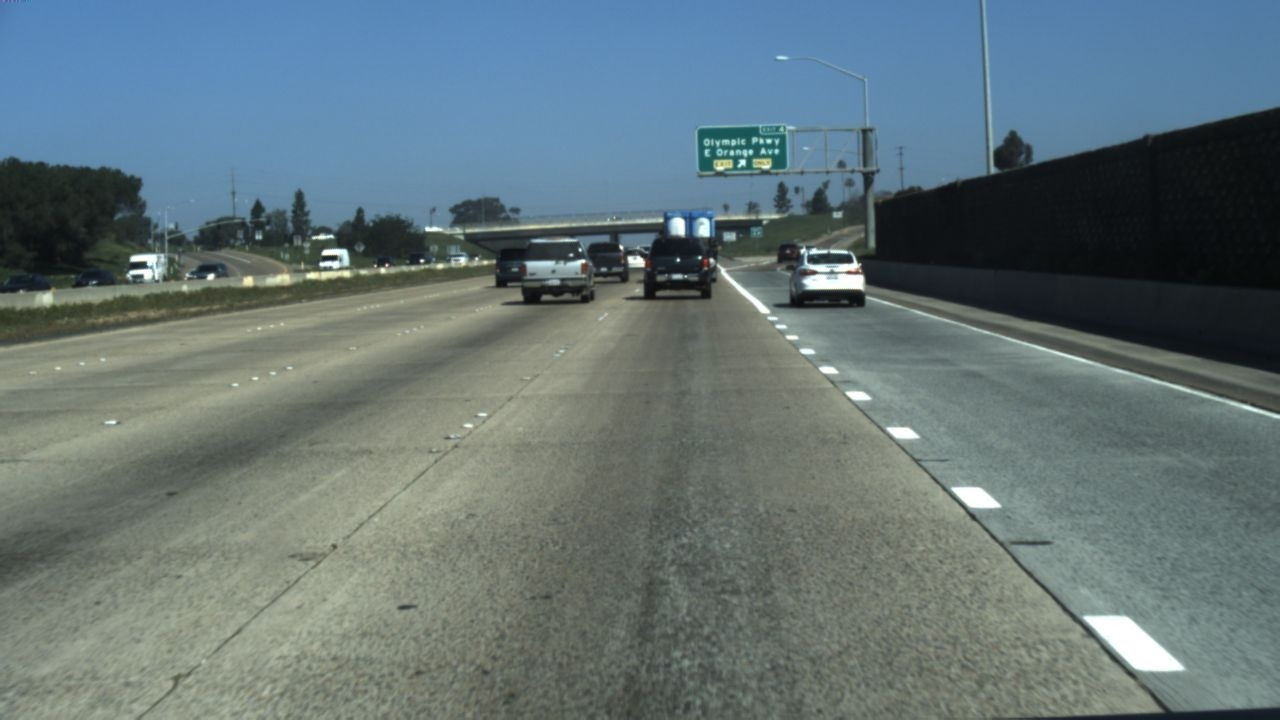
#> input picture data/clips/00021.jpg, 1280 x 720 px
$ python -i making_concurrent_frames.py   (imports and definitions only)
#> lines starting #> are read from the running program, lines starting #| are printed output that depends on the picture
#!/usr/bin/env python3
# -*- coding: utf-8 -*-
"""
The code is used for renaming the images if they are in any other form
"""

import cv2
import glob
import os
import numpy as np


def renaming_padding_if_in_folder_names(Source,Dest):
    """
    Parameters
    ----------
    Source : string
        It is the Source of where you want your frames from. It is the Main Folder in the below example.
        The directory for this is in:-
       Main Folder
       |-Folder 1
        |
        |-Folder 1a
            |
            |-Images
        |-Folder 1b
        Folder 2
        |
        |-Folder 1a
            |
            |-Images
        |-Folder 1b
    Dest : string
        Main Folder
        |- Images with names sorted and combined.

    Returns
    -------
    images: save images with renamed and in the indicated directories
    hi : list
        It is a list of all the images that we just sorted and renamed

    """
    names = []
    for i in glob.glob(Source):
        img = cv2.imread(i)

        name = str(int(i.split("/")[-2])+int((i.split("/")[-1]).split(".")[0]))
        if len(name) == 1:
            new_name = "000"+ name
        if len(name) == 2:
            new_name = "00" + name
        if len(name) == 3:
            new_name = "0" + name
        if len(name) == 4:
            new_name = name

        print(new_name)
        names.append(new_name)
        cv2.imwrite(Dest + new_name + ".jpg", img)
    hi = sorted(names)
    return hi

# [41 lines left out: function renaming_by_adding_number_names, not called in this run]

# [7 lines not run here, left out]

>>> import cv2
>>> picture = cv2.imread('../data/clips/00021.jpg', cv2.IMREAD_GRAYSCALE)
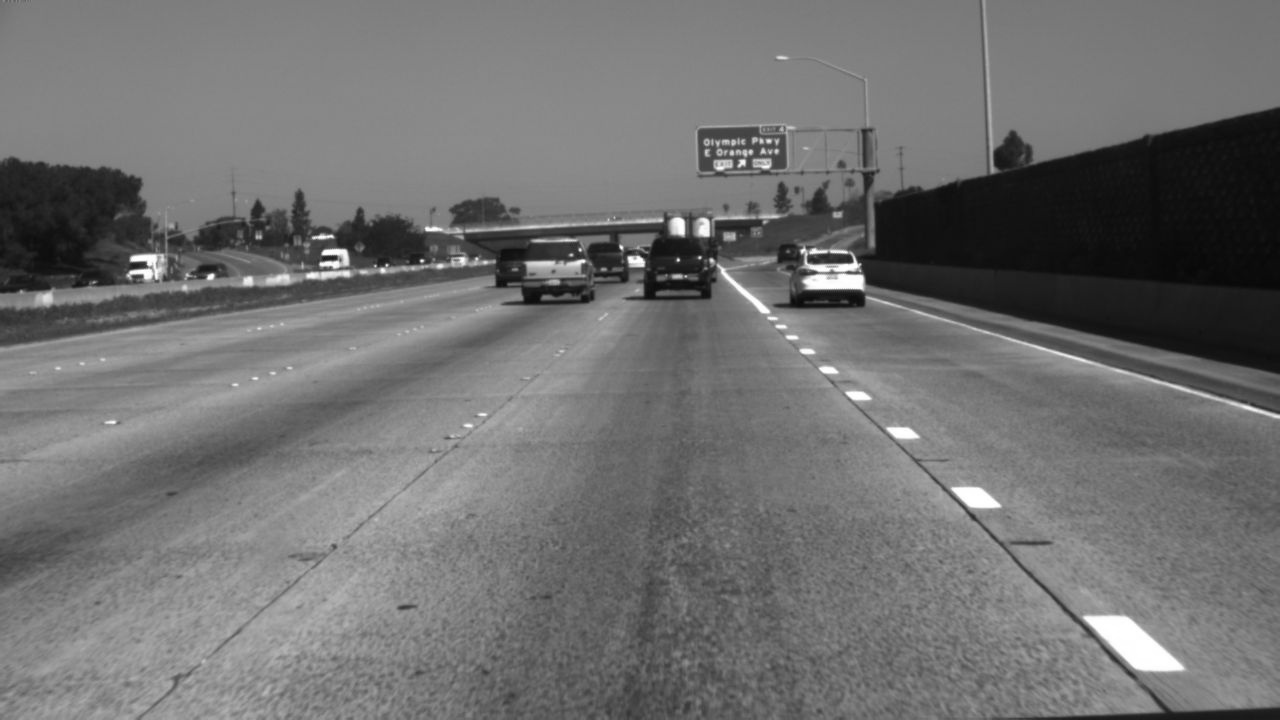
#> picture: shape (720, 1280); min 7, max 255, mean 112.2
>>> result = renaming_padding_if_in_folder_names(picture, 'out.png')
#> (the run stopped early here; a loop or call above may not have finished)

$ run again, on data/clips/00259.jpg
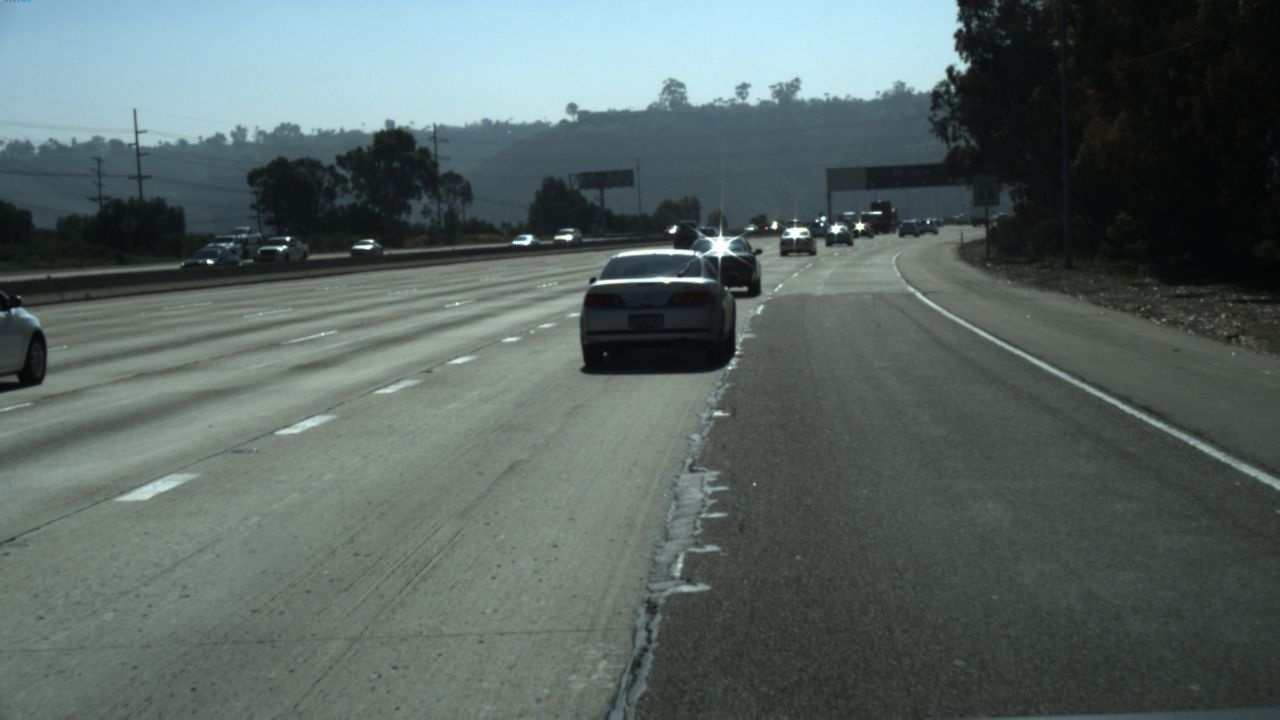
#> input picture data/clips/00259.jpg, 1280 x 720 px
#> `picture = cv2.imread('../data/clips/00021.jpg', cv2.IMREAD_GRAYSCALE)`:
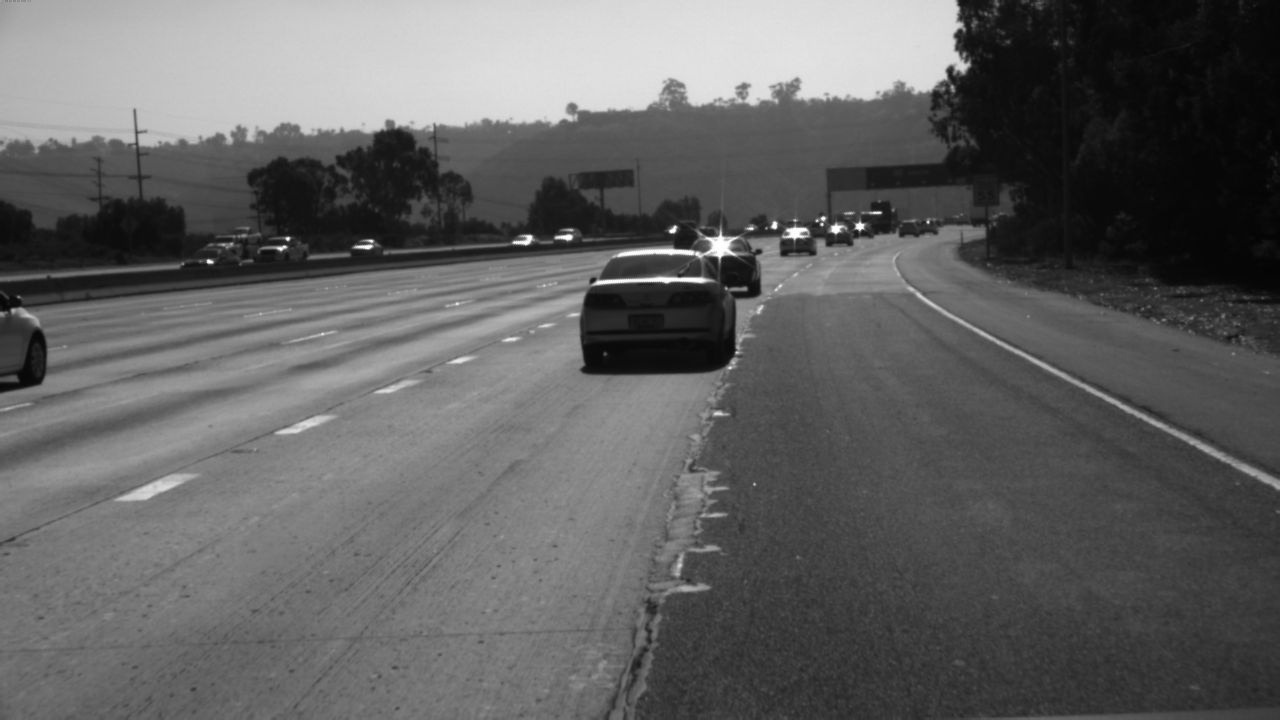
#> picture: shape (720, 1280); min 3, max 255, mean 97.1
